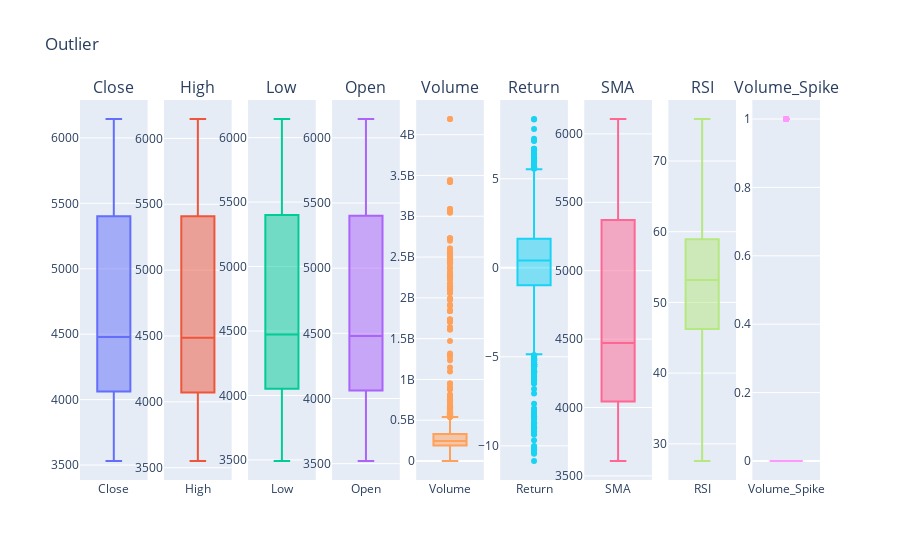

The code cell stored with this chart in its notebook:
### Code cell
#Outliers
fig = make_subplots(rows=1, cols=len(data.columns), subplot_titles=data.columns)
for i, col in enumerate(data.columns):
    fig.add_trace(go.Box(y=data[col], name=col), row=1, col=i+1)

fig.update_layout(title_text="Outlier", showlegend=False)
fig.show()

### Figure 1 — Plotly figure (JSON) as saved in the notebook; plotly's stock layout.template omitted (floating-point values rounded to 4 significant figures; data arrays with more than 128 entries replaced by an {"elided": "..."} marker saying what was removed)
{"data": [{"name": "Close", "type": "box", "xaxis": "x", "y": {"elided": "6278 float values"}, "yaxis": "y"}, {"name": "High", "type": "box", "xaxis": "x2", "y": {"elided": "6278 float values"}, "yaxis": "y2"}, {"name": "Low", "type": "box", "xaxis": "x3", "y": {"elided": "6278 float values"}, "yaxis": "y3"}, {"name": "Open", "type": "box", "xaxis": "x4", "y": {"elided": "6278 float values"}, "yaxis": "y4"}, {"name": "Volume", "type": "box", "xaxis": "x5", "y": {"elided": "6278 float values"}, "yaxis": "y5"}, {"name": "Return", "type": "box", "xaxis": "x6", "y": {"elided": "6278 float values"}, "yaxis": "y6"}, {"name": "SMA", "type": "box", "xaxis": "x7", "y": {"elided": "6278 float values"}, "yaxis": "y7"}, {"name": "RSI", "type": "box", "xaxis": "x8", "y": {"elided": "6278 float values"}, "yaxis": "y8"}, {"name": "Volume_Spike", "type": "box", "xaxis": "x9", "y": {"elided": "6278 float values"}, "yaxis": "y9"}], "layout": {"annotations": [{"font": {"size": 16}, "showarrow": false, "text": "Close", "x": 0.04568, "xanchor": "center", "xref": "paper", "y": 1, "yanchor": "bottom", "yref": "paper"}, {"font": {"size": 16}, "showarrow": false, "text": "High", "x": 0.1593, "xanchor": "center", "xref": "paper", "y": 1, "yanchor": "bottom", "yref": "paper"}, {"font": {"size": 16}, "showarrow": false, "text": "Low", "x": 0.2728, "xanchor": "center", "xref": "paper", "y": 1, "yanchor": "bottom", "yref": "paper"}, {"font": {"size": 16}, "showarrow": false, "text": "Open", "x": 0.3864, "xanchor": "center", "xref": "paper", "y": 1, "yanchor": "bottom", "yref": "paper"}, {"font": {"size": 16}, "showarrow": false, "text": "Volume", "x": 0.5, "xanchor": "center", "xref": "paper", "y": 1, "yanchor": "bottom", "yref": "paper"}, {"font": {"size": 16}, "showarrow": false, "text": "Return", "x": 0.6136, "xanchor": "center", "xref": "paper", "y": 1, "yanchor": "bottom", "yref": "paper"}, {"font": {"size": 16}, "showarrow": false, "text": "SMA", "x": 0.7272, "xanchor": "center", "xref": "paper", "y": 1, "yanchor": "bottom", "yref": "paper"}, {"font": {"size": 16}, "showarrow": false, "text": "RSI", "x": 0.8407, "xanchor": "center", "xref": "paper", "y": 1, "yanchor": "bottom", "yref": "paper"}, {"font": {"size": 16}, "showarrow": false, "text": "Volume_Spike", "x": 0.9543, "xanchor": "center", "xref": "paper", "y": 1, "yanchor": "bottom", "yref": "paper"}], "showlegend": false, "title": {"text": "Outlier"}, "xaxis": {"anchor": "y", "domain": [0, 0.09136]}, "xaxis2": {"anchor": "y2", "domain": [0.1136, 0.2049]}, "xaxis3": {"anchor": "y3", "domain": [0.2272, 0.3185]}, "xaxis4": {"anchor": "y4", "domain": [0.3407, 0.4321]}, "xaxis5": {"anchor": "y5", "domain": [0.4543, 0.5457]}, "xaxis6": {"anchor": "y6", "domain": [0.5679, 0.6593]}, "xaxis7": {"anchor": "y7", "domain": [0.6815, 0.7728]}, "xaxis8": {"anchor": "y8", "domain": [0.7951, 0.8864]}, "xaxis9": {"anchor": "y9", "domain": [0.9086, 1]}, "yaxis": {"anchor": "x", "domain": [0, 1]}, "yaxis2": {"anchor": "x2", "domain": [0, 1]}, "yaxis3": {"anchor": "x3", "domain": [0, 1]}, "yaxis4": {"anchor": "x4", "domain": [0, 1]}, "yaxis5": {"anchor": "x5", "domain": [0, 1]}, "yaxis6": {"anchor": "x6", "domain": [0, 1]}, "yaxis7": {"anchor": "x7", "domain": [0, 1]}, "yaxis8": {"anchor": "x8", "domain": [0, 1]}, "yaxis9": {"anchor": "x9", "domain": [0, 1]}}}
